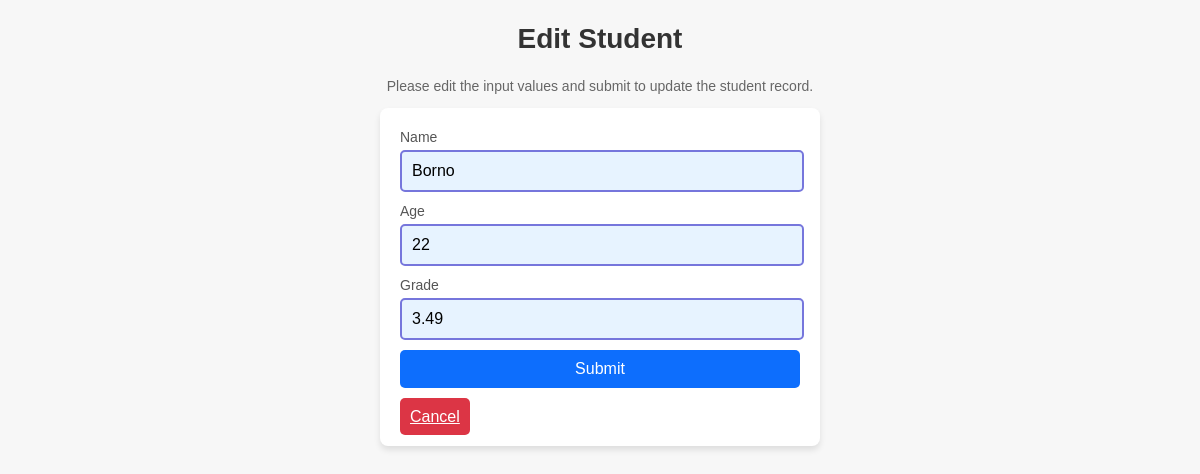
Page /edit_student.php?id=18 on the committed database.
### tables this page shows
CREATE TABLE `students` (
  `id` int(11) NOT NULL,
  `name` varchar(100) NOT NULL,
  `age` int(11) NOT NULL,
  `grade` varchar(50) NOT NULL
);

### edit_student.php (the view, shortened to what this page needs)
<?php
include 'config.php';
$name = $age = $grade = "";
$name_err = $age_err = $grade_err = "";
$id = isset($_GET['id']) ? $_GET['id'] : 0;
if ($id) {
    $sql = "SELECT * FROM students WHERE id = ?";
    if ($stmt = mysqli_prepare($conn, $sql)) {
        mysqli_stmt_bind_param($stmt, "i", $param_id);
        if ($stmt->execute()) {
            $result = mysqli_stmt_get_result($stmt);
            if (mysqli_num_rows($result) == 1) {
                $row = $result->fetch_assoc();
                $name = $row['name'];
                $age = $row['age'];
                $grade = $row['grade'];
            } else {
                echo "Student not found.";
                exit();
            }
        } else {
            echo "Something went wrong. Please try again later.";
            exit();
        }
    }
}
?>
<!DOCTYPE html>
<html lang="en">
<head>
    <link rel="stylesheet" href="./CSS/styles_add.css">
</head>
<body>
    <h2>Edit Student</h2>
    <p>Please edit the input values and submit to update the student record.</p>
    <form action="<?php echo htmlspecialchars($_SERVER["PHP_SELF"]) . "?id=" . $id; ?>" method="post">
        <div class="form-group <?php echo (!empty($name_err)) ? 'has-error' : ''; ?>">
            <label>Name</label>
            <input type="text" name="name" class="form-control" value="<?php echo $name; ?>" required>
        </div>
        <div class="form-group <?php echo (!empty($age_err)) ? 'has-error' : ''; ?>">
            <label>Age</label>
            <input type="text" name="age" class="form-control" value="<?php echo $age; ?>" required>
        </div>
        <div class="form-group <?php echo (!empty($grade_err)) ? 'has-error' : ''; ?>">
            <label>Grade</label>
            <input type="text" name="grade" class="form-control" value="<?php echo $grade; ?>" required>
        </div>
        <div class="form-group">
            <input type="submit" class="btn" value="Submit">
            <a href="index.php" class="btn delete">Cancel</a>
        </div>
    </form>
</body>
</html>

### CSS/styles_add.css (style rules this page uses)
body { font-family: "Arial", sans-serif; background-color: #f7f7f7; color: #333; }
form { max-width: 400px; margin: 0 auto; padding: 20px; background-color: white; border-radius: 8px; box-shadow: 0 4px 6px rgba(0, 0, 0, 0.1); }
h2 { font-size: 28px; color: #333; text-align: center; }
p { font-size: 14px; color: #666; text-align: center; }
label { font-size: 14px; margin-bottom: 5px; display: inline-block; color: #555; }
input[type="text"] { width: 95%; padding: 10px; font-size: 16px; border-radius: 5px; border: 2px solid #ccc; outline: none; margin-bottom: 10px; }
input[type="text"]:valid { border: 2px solid #7676dc; background-color: #e7f3ff; }
input[type="submit"], .btn { width: 100%; padding: 10px; background-color: #0d6efd; color: white; font-size: 16px; border: none; border-radius: 5px; cursor: pointer; margin-bottom: 20px; }
a.btn.delete { margin-top: 10px; text-align: center; background-color: #dc3545; }

### rows in the picture
students: name "Borno", age "22", grade "3.49"
